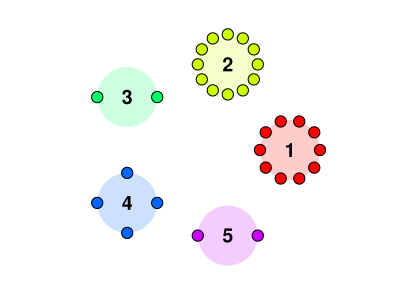

This chart was generated by the following R code:
set.seed(123)

# Parameters
alpha <- 1
N <- 30

# Simulate CRP
table_assignments <- numeric(N)
tables <- list()
table_creation_order <- integer()  # To record order of new table creation

for (i in 1:N) {
  if (i == 1) {
    table_assignments[i] <- 1
    tables[[1]] <- 1
    table_creation_order <- c(table_creation_order, 1)
  } else {
    probs <- c(sapply(tables, length), alpha)
    probs <- probs / sum(probs)
    choice <- sample(1:(length(tables) + 1), 1, prob = probs)
    if (choice > length(tables)) {
      tables[[choice]] <- i
      table_creation_order <- c(table_creation_order, choice)
    } else {
      tables[[choice]] <- c(tables[[choice]], i)
    }
    table_assignments[i] <- choice
  }
}

# Map: table index -> order of appearance (1, 2, ...)
table_order_labels <- match(1:length(tables), table_creation_order)

# Save to PDF
pdf("examples/crp.pdf", width = 4, height = 3)

# Prepare plot
n_tables <- length(tables)
colors <- rainbow(n_tables)
par(mar = c(0, 0, 0, 0)) # bottom, left, top, right
plot(NA,
  xlim = c(-10, 10), ylim = c(-10, 10),
  xlab = "", ylab = "", asp = 1, axes = FALSE,
  xaxs = "i", yaxs = "i"
)

# Function to draw circular table and customer dots
draw_table <- function(center_x, center_y, radius, customers, color, table_label) {
  # Draw table
  symbols(center_x, center_y,
          circles = radius, inches = FALSE,
          add = TRUE, bg = adjustcolor(color, alpha.f = 0.2), fg = NA)
  
  # Draw table label (order of appearance) in center
  text(center_x, center_y, labels = table_label, cex = 1.2, font = 2)

  # Draw customers
  n <- length(customers)
  if (n == 1) {
    points(center_x, center_y + radius, pch = 21, bg = color, cex = 1.5)
  } else {
    angles <- seq(0, 2 * pi, length.out = n + 1)[-1]
    for (i in 1:n) {
      x <- center_x + radius * cos(angles[i])
      y <- center_y + radius * sin(angles[i])
      points(x, y, pch = 21, bg = color, cex = 1.5)
    }
  }
}

# Arrange tables in circular layout
angle_step <- 2 * pi / n_tables
layout_radius <- 6
for (i in 1:n_tables) {
  theta <- angle_step * (i - 1)
  cx <- layout_radius * cos(theta)
  cy <- layout_radius * sin(theta)
  draw_table(cx, cy, radius = 2,
             customers = tables[[i]],
             color = colors[i],
             table_label = table_order_labels[i])
}

# Close PDF device
dev.off()
